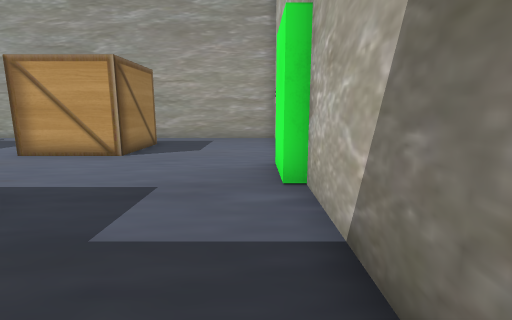
[1] (above)

18 first-person views from a walk through a 3-D level made in the Unity game engine. The camera is 1.2 m above the floor, tilts 10° down and sees 85° across. The floor is counted in squares, 1 m on a side. Each view is taken from the middle of a square. On the plan, view 1 faces up. The plan holds only what a view shows up to about 13 squares ahead; the rest is blank. The place goes on beyond the plan. The player is left out.

[2]
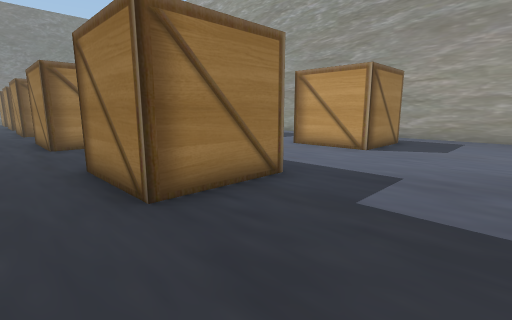

[3]
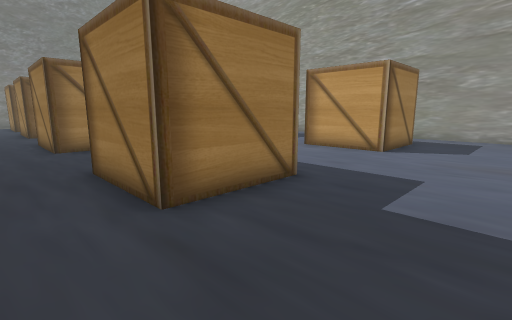

[4]
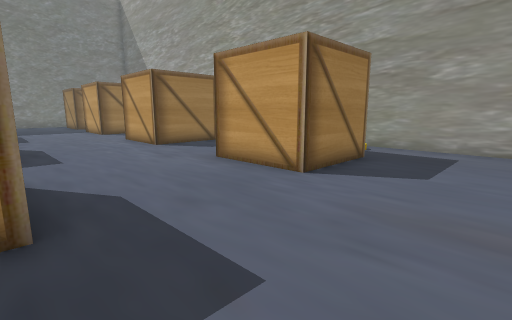

[5]
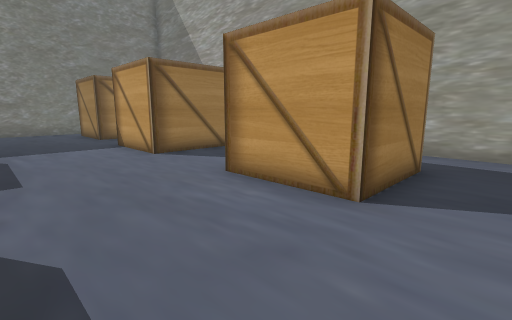

[6]
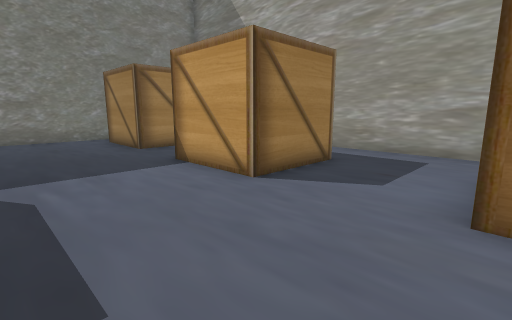

[7]
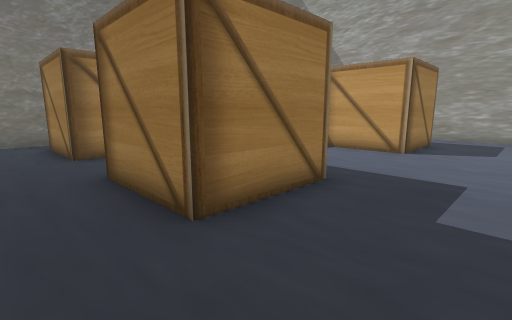

[8]
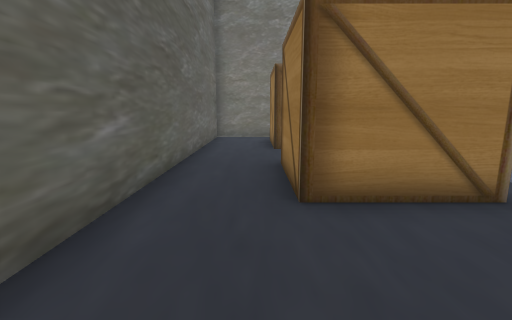

[9]
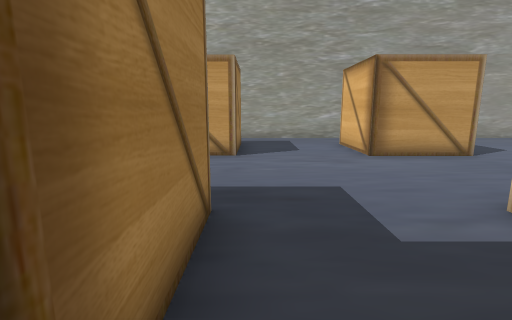

[10]
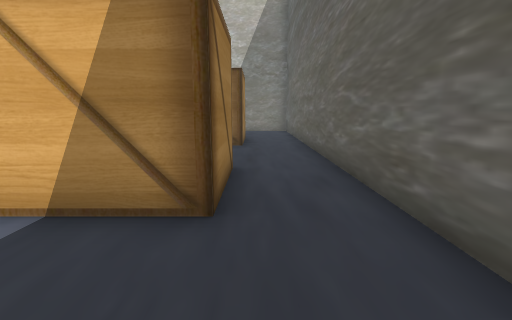

[11]
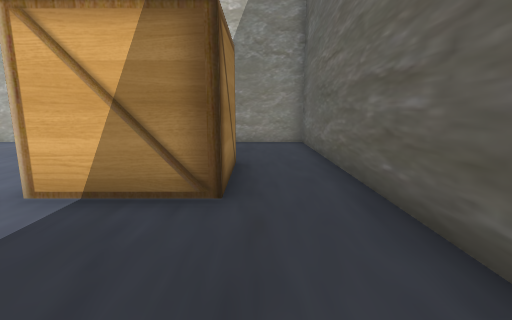

[12]
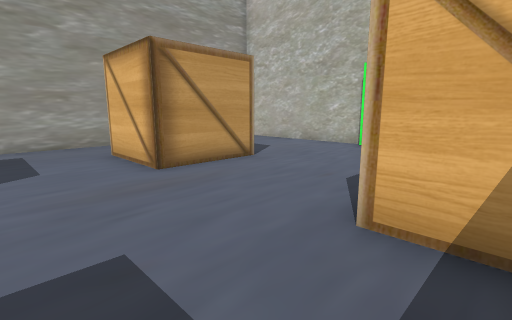

[13]
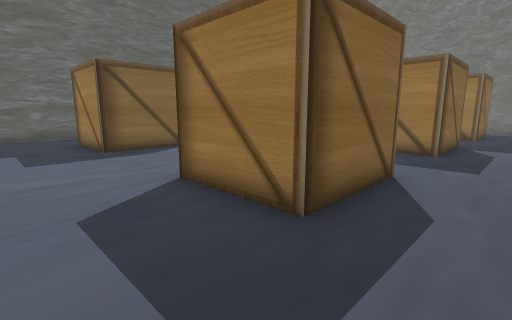

[14]
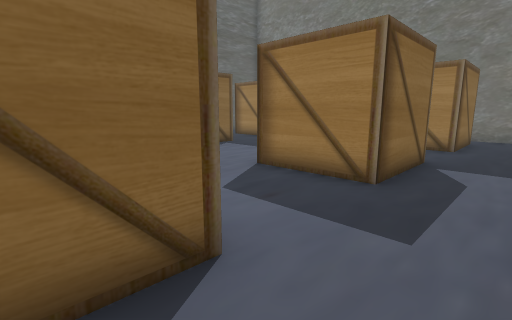

[15]
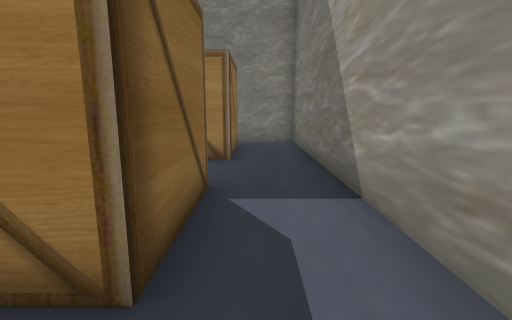

[16]
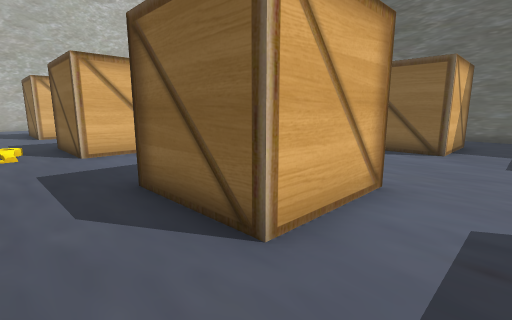

[17]
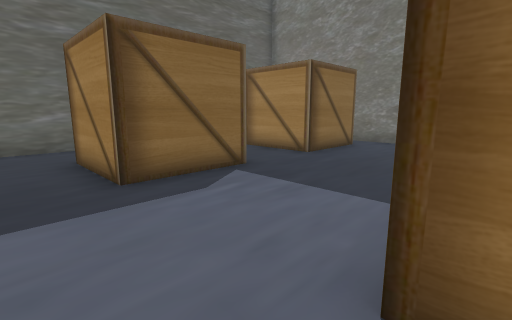

[18]
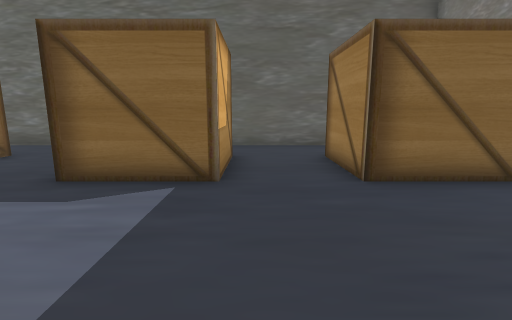

### Floor plan
Points are (right, up) in squares from view 1. A wall is a line through its corners. A room is listed if a view was taken in it or the views show most of it. See-through windows are left out.
Room 1 (views 1, 2, 3, 4, 5, 6, 7, 8, 9, 10, 11, 12, 13, 14, 15, 16, 17, 18)
walls: (-16.5, 7.4) (-19.4, 7.4) (-19.4, 10.2) (-16.5, 10.2) (-16.5, 7.4); (-12.9, 7.4) (-12.9, 10.2) (-10.1, 10.2) (-10.1, 7.4) (-12.9, 7.4); (-16.5, 3.3) (-16.5, 0.5) (-19.4, 0.5) (-19.4, 3.3) (-16.5, 3.3); (-10.1, 3.2) (-10.1, 0.5) (-12.9, 0.5) (-12.9, 3.2); (-22.6, 3.3) (-22.6, 0.5) (-25.4, 0.5) (-25.4, 3.3) (-22.6, 3.3); (-19.8, 12.5) (-31.9, 12.5) (-31.9, 10.1); (-25.4, 10.2) (-22.6, 10.2) (-22.6, 7.4) (-25.4, 7.4); (-3.5, 3.2) (-3.5, 0.5) (-6.3, 0.5) (-6.3, 3.2); (-3.5, 10.2) (-3.5, 7.4) (-6.3, 7.4) (-6.3, 10.2) (-4.1, 10.2); (0.8, 6.5) (0.8, 12.5) (-17.1, 12.5); (-30.8, 3.3) (-27.9, 3.3) (-27.9, 0.5) (-30.8, 0.5); (-30.8, 10.2) (-27.9, 10.2) (-27.9, 7.6) (-30.8, 7.6); (-31.9, 8.1) (-31.9, 2.6); (-31.9, 0.9) (-31.9, -1.8) (0.8, -1.8) (0.8, 4.5) (0.4, 4.5) (0.4, 6.4)

Where each view was taken, in squares from view 1:
view 1: 0 up, 0 right, facing up
view 2: 1 down, 0 right, facing up-left
view 3: 1 down, 7 left, facing up-left
view 4: 3 up, 7 left, facing up-left
view 5: 4 up, 15 left, facing up-left
view 6: 4 up, 19 left, facing up-left
view 7: 1 down, 20 left, facing up-left
view 8: 0 up, 19 left, facing left
view 9: 0 up, 16 left, facing up
view 10: 0 up, 16 left, facing right
view 11: 0 up, 10 left, facing right
view 12: 2 up, 9 left, facing up-right
view 13: 12 up, 14 left, facing down-left
view 14: 12 up, 18 left, facing down-left
view 15: 11 up, 21 left, facing left
view 16: 12 up, 21 left, facing down-right
view 17: 8 up, 21 left, facing down-left
view 18: 8 up, 26 left, facing down
